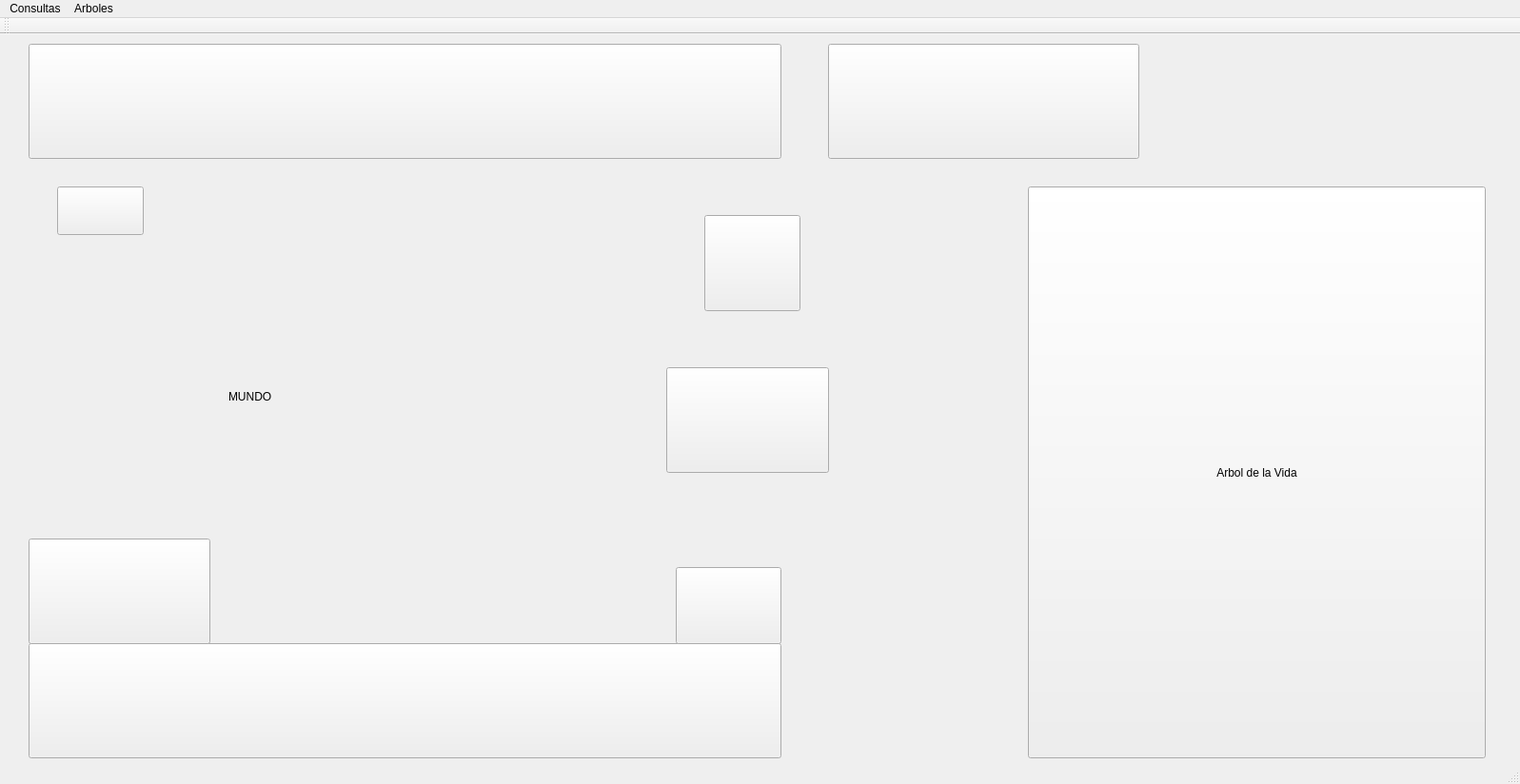
<?xml version="1.0" encoding="UTF-8"?>
<ui version="4.0">
 <class>VentanaPrincipal</class>
 <widget class="QMainWindow" name="VentanaPrincipal">
  <property name="geometry">
   <rect>
    <x>0</x>
    <y>0</y>
    <width>1597</width>
    <height>824</height>
   </rect>
  </property>
  <property name="windowTitle">
   <string>El Mundo</string>
  </property>
  <property name="windowIcon">
   <iconset resource="recursos.qrc">
    <normaloff>:/recursos/imagenes/icono_Tierra.png</normaloff>:/recursos/imagenes/icono_Tierra.png</iconset>
  </property>
  <property name="styleSheet">
   <string notr="true"/>
  </property>
  <property name="iconSize">
   <size>
    <width>18</width>
    <height>20</height>
   </size>
  </property>
  <property name="tabShape">
   <enum>QTabWidget::Rounded</enum>
  </property>
  <widget class="QWidget" name="centralWidget">
   <property name="styleSheet">
    <string notr="true">background-image: url(:/recursos/imagenes/nebulosa.jpg);</string>
   </property>
   <widget class="QPushButton" name="Paraiso">
    <property name="geometry">
     <rect>
      <x>30</x>
      <y>10</y>
      <width>791</width>
      <height>121</height>
     </rect>
    </property>
    <property name="text">
     <string/>
    </property>
    <property name="icon">
     <iconset resource="recursos.qrc">
      <normaloff>:/recursos/imagenes/tiraCielo.jpg</normaloff>:/recursos/imagenes/tiraCielo.jpg</iconset>
    </property>
    <property name="iconSize">
     <size>
      <width>791</width>
      <height>121</height>
     </size>
    </property>
   </widget>
   <widget class="QPushButton" name="pushButton_2">
    <property name="geometry">
     <rect>
      <x>700</x>
      <y>350</y>
      <width>171</width>
      <height>111</height>
     </rect>
    </property>
    <property name="text">
     <string/>
    </property>
    <property name="icon">
     <iconset resource="recursos.qrc">
      <normaloff>:/recursos/imagenes/mapaMundi.jpg</normaloff>:/recursos/imagenes/mapaMundi.jpg</iconset>
    </property>
    <property name="iconSize">
     <size>
      <width>172</width>
      <height>118</height>
     </size>
    </property>
   </widget>
   <widget class="QPushButton" name="Infierno">
    <property name="geometry">
     <rect>
      <x>30</x>
      <y>640</y>
      <width>791</width>
      <height>121</height>
     </rect>
    </property>
    <property name="text">
     <string/>
    </property>
    <property name="icon">
     <iconset resource="recursos.qrc">
      <normaloff>:/recursos/imagenes/tiraCInfierno.jpg</normaloff>:/recursos/imagenes/tiraCInfierno.jpg</iconset>
    </property>
    <property name="iconSize">
     <size>
      <width>791</width>
      <height>121</height>
     </size>
    </property>
   </widget>
   <widget class="QPushButton" name="generarPecados">
    <property name="geometry">
     <rect>
      <x>30</x>
      <y>530</y>
      <width>191</width>
      <height>111</height>
     </rect>
    </property>
    <property name="text">
     <string/>
    </property>
    <property name="icon">
     <iconset resource="recursos.qrc">
      <normaloff>:/recursos/imagenes/losPecados.jpeg</normaloff>:/recursos/imagenes/losPecados.jpeg</iconset>
    </property>
    <property name="iconSize">
     <size>
      <width>201</width>
      <height>111</height>
     </size>
    </property>
   </widget>
   <widget class="QPushButton" name="condenar">
    <property name="geometry">
     <rect>
      <x>710</x>
      <y>560</y>
      <width>111</width>
      <height>81</height>
     </rect>
    </property>
    <property name="text">
     <string/>
    </property>
    <property name="icon">
     <iconset resource="recursos.qrc">
      <normaloff>:/recursos/imagenes/Condenación.jpg</normaloff>:/recursos/imagenes/Condenación.jpg</iconset>
    </property>
    <property name="iconSize">
     <size>
      <width>128</width>
      <height>105</height>
     </size>
    </property>
   </widget>
   <widget class="QPushButton" name="generarNacimientos">
    <property name="geometry">
     <rect>
      <x>60</x>
      <y>160</y>
      <width>91</width>
      <height>51</height>
     </rect>
    </property>
    <property name="text">
     <string/>
    </property>
    <property name="icon">
     <iconset resource="recursos.qrc">
      <normaloff>:/recursos/imagenes/Nacimientos.jpg</normaloff>:/recursos/imagenes/Nacimientos.jpg</iconset>
    </property>
    <property name="iconSize">
     <size>
      <width>115</width>
      <height>77</height>
     </size>
    </property>
   </widget>
   <widget class="QPushButton" name="pushButton_7">
    <property name="geometry">
     <rect>
      <x>870</x>
      <y>10</y>
      <width>327</width>
      <height>121</height>
     </rect>
    </property>
    <property name="text">
     <string/>
    </property>
    <property name="icon">
     <iconset resource="recursos.qrc">
      <normaloff>:/recursos/imagenes/guardianCielo.png</normaloff>:/recursos/imagenes/guardianCielo.png</iconset>
    </property>
    <property name="iconSize">
     <size>
      <width>327</width>
      <height>121</height>
     </size>
    </property>
   </widget>
   <widget class="QPushButton" name="pushButton_8">
    <property name="geometry">
     <rect>
      <x>1080</x>
      <y>160</y>
      <width>481</width>
      <height>601</height>
     </rect>
    </property>
    <property name="text">
     <string>Arbol de la Vida</string>
    </property>
   </widget>
   <widget class="QPushButton" name="verInfoPersonas">
    <property name="geometry">
     <rect>
      <x>740</x>
      <y>190</y>
      <width>101</width>
      <height>101</height>
     </rect>
    </property>
    <property name="text">
     <string/>
    </property>
    <property name="icon">
     <iconset resource="recursos.qrc">
      <normaloff>:/recursos/imagenes/hombrePerfecto.jpg</normaloff>:/recursos/imagenes/hombrePerfecto.jpg</iconset>
    </property>
    <property name="iconSize">
     <size>
      <width>100</width>
      <height>100</height>
     </size>
    </property>
   </widget>
   <widget class="QLabel" name="mundoGira">
    <property name="geometry">
     <rect>
      <x>240</x>
      <y>210</y>
      <width>441</width>
      <height>341</height>
     </rect>
    </property>
    <property name="text">
     <string>MUNDO</string>
    </property>
   </widget>
  </widget>
  <widget class="QMenuBar" name="menuBar">
   <property name="geometry">
    <rect>
     <x>0</x>
     <y>0</y>
     <width>1597</width>
     <height>20</height>
    </rect>
   </property>
   <property name="styleSheet">
    <string notr="true"/>
   </property>
   <widget class="QMenu" name="menuConsultas">
    <property name="title">
     <string>Consultas</string>
    </property>
    <widget class="QMenu" name="menuVer_pecadores">
     <property name="title">
      <string>Ver pecadores</string>
     </property>
     <addaction name="actionApellidos"/>
     <addaction name="actionContinentes"/>
     <addaction name="actionPa_ses"/>
     <addaction name="actionCreencias"/>
     <addaction name="actionProfesiones"/>
     <addaction name="separator"/>
     <addaction name="actionPecados_Familiares_ID"/>
    </widget>
    <addaction name="actionTop_10_m_s_pecadores"/>
    <addaction name="actionTop_5_pa_ses_menos_pecadores"/>
    <addaction name="separator"/>
    <addaction name="menuVer_pecadores"/>
    <addaction name="separator"/>
    <addaction name="actionBuscar_por_apellido_y_pa_s_2"/>
    <addaction name="separator"/>
    <addaction name="actionHumanos_en_el_para_so"/>
    <addaction name="actionHumanos_en_el_infierno"/>
    <addaction name="separator"/>
    <addaction name="actionDestinados_a_la_salvaci_n"/>
    <addaction name="actionDestinados_a_la_salvaci_n_lista"/>
   </widget>
   <widget class="QMenu" name="menuArboles">
    <property name="title">
     <string>Arboles</string>
    </property>
    <addaction name="action_rbol_Apellidos"/>
    <addaction name="actionArbol_AVL"/>
   </widget>
   <addaction name="menuConsultas"/>
   <addaction name="menuArboles"/>
  </widget>
  <widget class="QToolBar" name="mainToolBar">
   <attribute name="toolBarArea">
    <enum>TopToolBarArea</enum>
   </attribute>
   <attribute name="toolBarBreak">
    <bool>false</bool>
   </attribute>
  </widget>
  <widget class="QStatusBar" name="statusBar"/>
  <action name="actionTop_10_m_s_pecadores">
   <property name="text">
    <string>Top 10 países más pecadores</string>
   </property>
  </action>
  <action name="actionTop_5_pa_ses_menos_pecadores">
   <property name="text">
    <string>Top 5 países menos pecadores</string>
   </property>
  </action>
  <action name="action_rbol_Apellidos">
   <property name="text">
    <string>Árbol Apellidos</string>
   </property>
  </action>
  <action name="actionApellidos">
   <property name="text">
    <string>Apellidos</string>
   </property>
  </action>
  <action name="actionContinentes">
   <property name="text">
    <string>Continentes</string>
   </property>
  </action>
  <action name="actionPa_ses">
   <property name="text">
    <string>Países</string>
   </property>
  </action>
  <action name="actionCreencias">
   <property name="text">
    <string>Creencias</string>
   </property>
  </action>
  <action name="actionProfesiones">
   <property name="text">
    <string>Profesiones</string>
   </property>
  </action>
  <action name="actionPecados_Familiares_ID">
   <property name="text">
    <string>Pecados Familiares (ID)</string>
   </property>
  </action>
  <action name="actionBuscar_por_apellido_y_pa_s_2">
   <property name="text">
    <string>Buscar por apellido y país</string>
   </property>
  </action>
  <action name="actionHumanos_en_el_para_so">
   <property name="text">
    <string>Humanos en el paraíso</string>
   </property>
  </action>
  <action name="actionHumanos_en_el_infierno">
   <property name="text">
    <string>Humanos en el infierno</string>
   </property>
  </action>
  <action name="actionDestinados_a_la_salvaci_n">
   <property name="text">
    <string>Destinados a la salvación (arbol)</string>
   </property>
  </action>
  <action name="actionArbol_AVL">
   <property name="text">
    <string>Arbol AVL</string>
   </property>
  </action>
  <action name="actionDestinados_a_la_salvaci_n_lista">
   <property name="text">
    <string>Destinados a la salvación (lista)</string>
   </property>
  </action>
 </widget>
 <layoutdefault spacing="6" margin="11"/>
 <resources>
  <include location="recursos.qrc"/>
 </resources>
 <connections/>
</ui>
